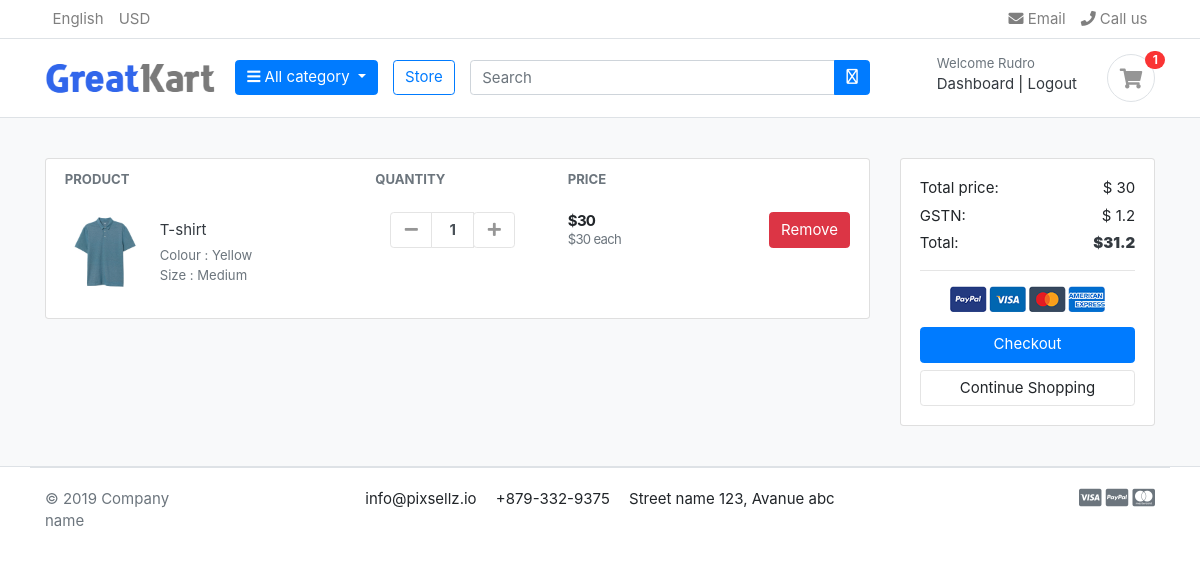
The page /cart/ (signed in) on the database as committed earlier.
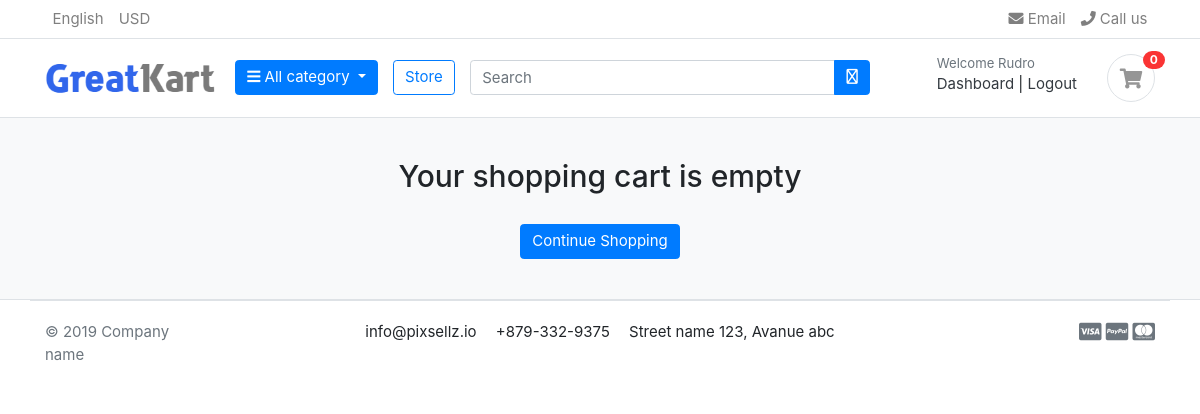
The same page on the database as committed later.
### carts/models.py (models this page shows, shortened)
class CartItem(models.Model):
    user = models.ForeignKey(Account, on_delete=models.CASCADE, null=True)
    product = models.ForeignKey(Product, on_delete=models.CASCADE)
    variations = models.ManyToManyField(Variation,blank=True)
    cart = models.ForeignKey(Cart,on_delete=models.CASCADE, null=True)
    quantity = models.IntegerField()
    is_active = models.BooleanField(default=True)
    def sub_total(self):
        return self.product.price * self.quantity

### store/models.py (models this page shows, shortened)
class Product(models.Model):
    product_name = models.CharField(max_length=200, unique=True)
    slug = models.SlugField(max_length=200, unique=True)
    description = models.TextField(max_length=500, blank=True)
    price = models.IntegerField()
    image = models.ImageField(upload_to='photos/product')
    stock = models.IntegerField()
    is_avilable = models.BooleanField(default=True)
    category = models.ForeignKey(Category, on_delete=models.CASCADE)
    created_date = models.DateTimeField(auto_now_add= True)
    modified_date = models.DateTimeField(auto_now=True)
    def get_url(self):
        return reverse('product_detail', args=[self.category.slug, self.slug])

class Variation(models.Model):
    product = models.ForeignKey(Product, on_delete=models.CASCADE)
    variation_category = models.CharField(max_length=100, choices=variation_category_choice)
    variation_value = models.CharField(max_length=100)
    is_active = models.BooleanField(default=True)
    creted_date = models.DateTimeField(auto_now=True)
    objects = VariationManager()

### carts/views.py (the view)
# urls.py: path('',views.cart, name='cart'),
def cart(request, total=0, quantity=0, cart_items=None):
    try:
        gst = 0
        grand_total = 0
        if request.user.is_authenticated:
            cart_items = CartItem.objects.filter(user=request.user, is_active = True)
        else:
            cart = Cart.objects.get(cart_id = _cart_id(request))
            cart_items = CartItem.objects.filter(cart=cart, is_active = True)
        for cart_item in cart_items:
            total += (cart_item.product.price * cart_item.quantity)
            quantity += cart_item.quantity
        gst = (4 * total) / 100
        grand_total = total + gst
    except ObjectDoesNotExist :
        pass
    context = {
        'total' : total,
        'quantity' : quantity,
        'cart_items' : cart_items,
        'gst' : gst,
        'grand_total' : grand_total
    }
    return render(request,'carts/cart.html',context)

### carts/context_processors.py (called while the page is built)
def counter(request):
    cart_count = 0
    if 'admin' in request.path:
        return()
    else:
        try:
            cart = Cart.objects.filter(cart_id = _cart_id(request))
            if request.user.is_authenticated:
                cart_items = CartItem.objects.filter(user=request.user)
            else:
                cart_items = CartItem.objects.filter(cart=cart[:1])
            for cart_item in cart_items:
                cart_count += cart_item.quantity
        except Cart.DoesNotExist:
            cart_count = 0
    return dict(cart_count=cart_count)

### carts/views.py (called while the page is built)
def _cart_id(request):
    cart = request.session.session_key
    if not cart:
        cart = request.session.create()
    return cart

### category/context_processors.py (called while the page is built)
def menu_links(request):
    links = Category.objects.all()
    return dict(links=links)

### category/models.py (called while the page is built)
    def get_url(self):
        return reverse('products_by_category', args=[self.slug])

### templates/carts/cart.html (shortened to what the changed rows need)
{% extends "base.html" %}
{% load static %}
{% block content %}
<section class="section-content padding-y bg">
    <div class="container">
    {% if not  cart_items %}
    <h2 class="text-center">Your shopping cart is empty</h2>
    <br>
    <div class='text-center'>
        <a href="{% url "store" %}" class='btn btn-primary'>Continue Shopping</a>
    </div>
    {% else %}
    <div class="row">
    <aside class="col-lg-9">
    <div class="card">
        <table class="table table-borderless table-shopping-cart">
            <thead class="text-muted">
            <tr class="small text-uppercase">
            <th scope="col">Product</th>
            <th scope="col" width="120">Quantity</th>
            <th scope="col" width="120">Price</th>
            <th scope="col" class="text-right" width="200"> </th>
            </tr>
            </thead>
        <tbody>
        {% for cart_item in cart_items  %}
        <tr>
            <td>
                <figure class="itemside align-items-center">
                    <div class="aside"><img src="{{cart_item.product.image.url}}" class="img-sm"></div>
                    <figcaption class="info">
                        <a href="{{ cart_item.product.get_url }}" class="title text-dark">{{cart_item.product.product_name}}</a>
                        <p class="text-muted small">
                            {% if cart_item.variations.all %}
                                {% for item in cart_item.variations.all %}
                                {{item.variation_category | capfirst}} : {{item.variation_value | capfirst}} <br>
                                {% endfor %}
                            {% endif %}
                        </p>
                    </figcaption>
                </figure>
            </td>
            <td>
                            <div class="col">
                                <div class="input-group input-spinner">
                                    <div class="input-group-prepend">
                                    <a href="{% url "remove_cart" cart_item.product.id cart_item.id %}" class="btn btn-light" type="button" id="button-plus"> <i class="fa fa-minus"></i> </a>
                                    </div>
                                    <input type="text" class="form-control"  value="{{cart_item.quantity}}">
                                    <div class="input-group-append">
                                    <form action="{% url "add_cart" cart_item.product.id %}" method="POST">
                                        <button class="btn btn-light" type="submit" id="button-minus"> <i class="fa fa-plus"></i></button>
                                    </form>
                                    </div>
                                </div>
                            </div>
            </td>
            <td>
                <div class="price-wrap">
                    <var class="price"> ${{ cart_item.sub_total }} </var>
                    <small class="text-muted"> ${{cart_item.product.price}} each </small>
                </div>
            </td>
            <td class="text-right">
            <a href="{% url "remove_cart_item" cart_item.product.id cart_item.id %}" onclick="return confirm('Are you sure you want to delete this item?')" class="btn btn-danger"> Remove</a>
            </td>
        </tr>
    {% endfor %}
    </tbody>
    </table>
    </div>
    </aside>
        <aside class="col-lg-3">
            <div class="card">
            <div class="card-body">
                <dl class="dlist-align">
                  <dt>Total price:</dt>
                  <dd class="text-right">$ {{total}}</dd>
                </dl>
                <dl class="dlist-align">
                  <dt>GSTN:</dt>
                  <dd class="text-right">$ {{gst}}</dd>
                </dl>
                <dl class="dlist-align">
                  <dt>Total:</dt>
                  <dd class="text-right text-dark b"><strong>${{grand_total}}</strong></dd>
                </dl>
                <hr>
                <p class="text-center mb-3">
                    <img src="{% static 'images/misc/payments.png' %}" height="26">
                </p>
                <a href="{% url "checkout" %}" class="btn btn-primary btn-block"> Checkout </a>
                <a href="{% url "store" %}" class="btn btn-light btn-block">Continue Shopping</a>
            </div>
            </div>
    </aside>
    </div>
    {% endif %}
    </div>
    </section>
{% endblock content %}

### templates/partials/_header.html (shortened to what this page needs)
{% load static %}
<header class="section-header">
	<nav class="navbar p-md-0 navbar-expand-sm navbar-light border-bottom">
	<div class="container">
	  <div class="collapse navbar-collapse" id="navbarTop4">
		<ul class="navbar-nav mr-auto">
			<li class="nav-item dropdown">
				 <a href="#" class="nav-link"> English </a>
			</li>
			<li class="nav-item dropdown">
				<a href="#" class="nav-link"> USD </a>
			</li>
		</ul>
		<ul class="navbar-nav">
			<li><a href="#" class="nav-link"> <i class="fa fa-envelope"></i> Email </a></li>
			<li><a href="#" class="nav-link"> <i class="fa fa-phone"></i> Call us </a></li>
		</ul>
	  </div>
	</div>
	</nav>
	<section class="header-main border-bottom">
		<div class="container">
	<div class="row align-items-center">
		<div class="col-lg-2 col-md-3 col-6">
			<a href="{% url "home" %}" class="brand-wrap">
				<img class="logo" src="{% static "images/logo.png" %}">
			</a>
		</div>
		<div class="col-lg col-sm col-md col-6 flex-grow-0">
			<div class="dropdown category-wrap d-inline-block float-right">
				<button type="button" class="btn btn-primary dropdown-toggle" data-toggle="dropdown">
					<i class="fa fa-bars"></i> All category
				</button>
			</div>
		</div>
		<a href="{% url "store" %}" class="btn btn-outline-primary">Store</a>
		<div class="col-lg  col-md-6 col-sm-12 col">
			<form action="{% url "search" %}" class="search" method="GET">
				<div class="input-group w-100">
					<input type="text" class="form-control" style="width:60%;" placeholder="Search" name="keyword">
					<div class="input-group-append">
					  <button class="btn btn-primary" type="submit">
						<i class="fa-regular fa-magnifying-glass"></i>
					  </button>
					</div>
				</div>
			</form>
		</div>
		<div class="col-lg-3 col-sm-6 col-8 order-2 order-lg-3">
					<div class="d-flex justify-content-end mb-3 mb-lg-0">
						{% if user.id is None %}
						<div class="widget-header">
							<small class="title text-muted">Welcome guest!</small>
							<div>
								<a href="{% url "login" %}">Sign in</a> <span class="dark-transp"> | </span>
								<a href="{% url "register" %}"> Register</a>
							</div>
						</div>
						{% else %}
						<div class="widget-header">
							<small class="title text-muted">Welcome {{user.first_name}}</small>
							<div>
								<a href="{% url "dashboard" %}">Dashboard</a> <span class="dark-transp"> | </span>
								<a href="{% url "logout" %}"> Logout </a>
							</div>
						</div>
						{% endif %}
						<a href="{% url "cart" %}" class="widget-header pl-3 ml-3">
							<div class="icon icon-sm rounded-circle border"><i class="fa fa-shopping-cart"></i></div>
							<span class="badge badge-pill badge-danger notify">{{cart_count}}</span>
						</a>
					</div>
				</div>
	</div>
		</div>
	</section>
	</header>

Rows that differ between the two databases and show on the page:
removed CartItem: product.image (picture), product.product_name "T-shirt", quantity "1", sub_total "30", product.price "30"
no longer on this page (row unchanged): Variation: variation_category "Colour", variation_value "Yellow"
no longer on this page (row unchanged): Variation: variation_category "Size", variation_value "Medium"
Other text that changed with them:
{{ cart_count }}: "1" → "0"
{{ total }}: "30" → (not shown)
{{ gst }}: "1.2" → (not shown)
{{ grand_total }}: "31.2" → (not shown)
text no longer shown: "PRODUCT QUANTITY PRICE Total price: $ GSTN: $ Total: $ Checkout"
text now shown: "Your shopping cart is empty"
